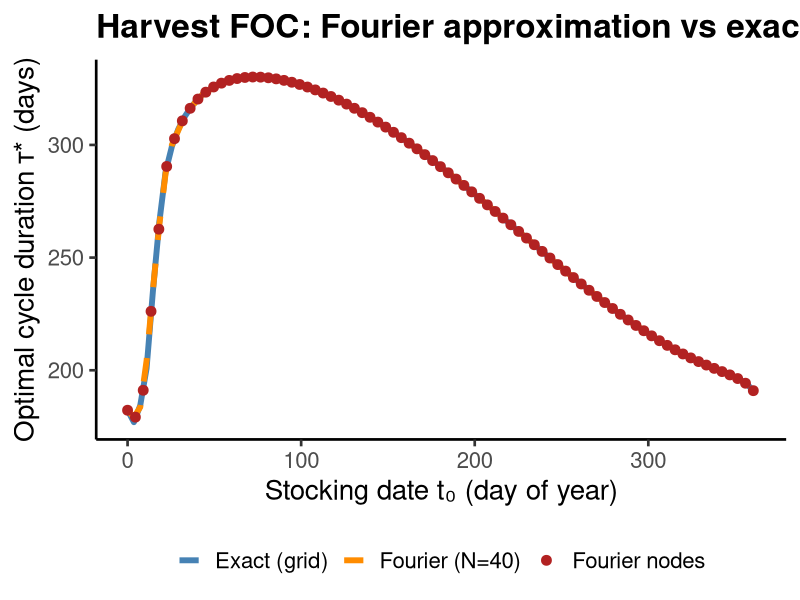
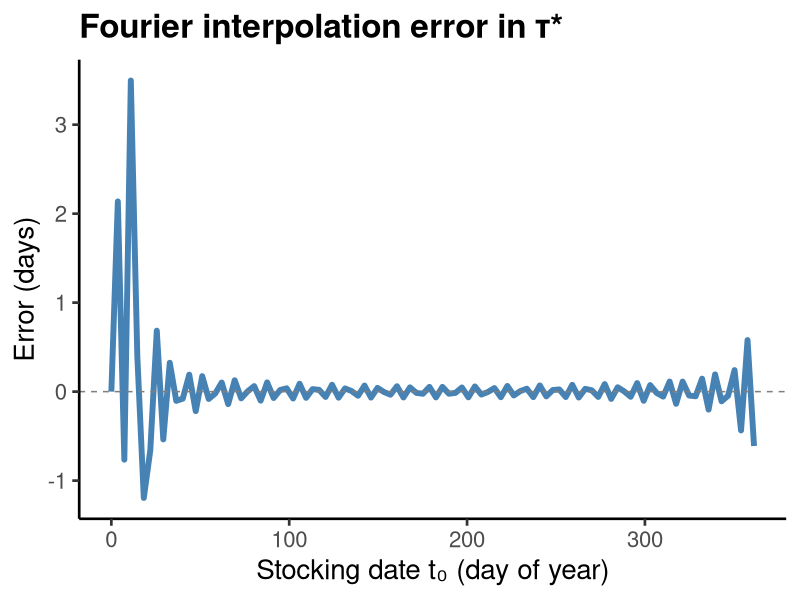

These charts were generated, in order, by the following R code:
library(ggplot2)
library(tidyr)

# ── Read data ─────────────────────────────────────────────────────────────────
comparison <- read.csv("results/simulations/harvest_foc_comparison.csv")
nodes      <- read.csv("results/simulations/harvest_foc_nodes.csv")

# ── Figure: Harvest FOC Fourier approximation vs exact ────────────────────────

p1 <- ggplot() +
  geom_line(data = comparison, aes(x = t0, y = tau_exact, color = "Exact (grid)"),
            linewidth = 2) +
  geom_line(data = comparison, aes(x = t0, y = tau_fourier, color = "Fourier (N=40)"),
            linewidth = 2, linetype = "dashed") +
  geom_point(data = nodes, aes(x = t0, y = tau, color = "Fourier nodes"),
             size = 3) +
  scale_color_manual(values = c(
    "Exact (grid)" = "steelblue",
    "Fourier (N=40)" = "darkorange",
    "Fourier nodes" = "firebrick")) +
  labs(x = "Stocking date t\u2080 (day of year)",
       y = "Optimal cycle duration \u03c4* (days)",
       color = NULL,
       title = "Harvest FOC: Fourier approximation vs exact solution") +
  theme_classic(base_size = 20) +
  theme(
    legend.position = "bottom",
    plot.title = element_text(face = "bold")
  )

ggsave("results/figures/harvest_foc_comparison.png", p1,
       width = 10, height = 7, dpi = 400)

cat("Saved results/figures/harvest_foc_comparison.png\n")

# ── Figure: Interpolation error ──────────────────────────────────────────────

comparison$error <- comparison$tau_fourier - comparison$tau_exact

p2 <- ggplot(comparison, aes(x = t0, y = error)) +
  geom_line(linewidth = 2, color = "steelblue") +
  geom_hline(yintercept = 0, linetype = "dashed", color = "grey50") +
  labs(x = "Stocking date t\u2080 (day of year)",
       y = "Error (days)",
       title = "Fourier interpolation error in \u03c4*") +
  theme_classic(base_size = 20) +
  theme(
    plot.title = element_text(face = "bold")
  )

ggsave("results/figures/harvest_foc_error.png", p2,
       width = 10, height = 5, dpi = 400)

cat("Saved results/figures/harvest_foc_error.png\n")
